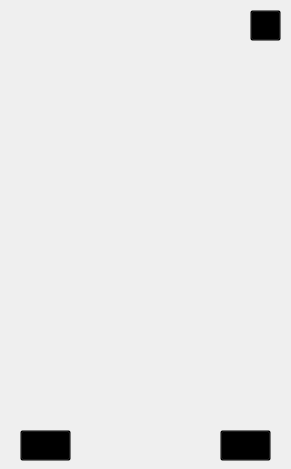
<?xml version="1.0" encoding="UTF-8"?>
<ui version="4.0">
 <class>radiografiaui</class>
 <widget class="QWidget" name="radiografiaui">
  <property name="geometry">
   <rect>
    <x>0</x>
    <y>0</y>
    <width>291</width>
    <height>469</height>
   </rect>
  </property>
  <property name="windowTitle">
   <string>Form</string>
  </property>
  <layout class="QVBoxLayout" name="verticalLayout">
   <property name="leftMargin">
    <number>0</number>
   </property>
   <property name="topMargin">
    <number>0</number>
   </property>
   <property name="rightMargin">
    <number>0</number>
   </property>
   <property name="bottomMargin">
    <number>0</number>
   </property>
   <item>
    <widget class="QWidget" name="fondo" native="true">
     <property name="styleSheet">
      <string notr="true">#fondo{
border-image:url(:/Niveles/Nivel5/fondoscanner.png)
}</string>
     </property>
     <widget class="QStackedWidget" name="cuerpo">
      <property name="geometry">
       <rect>
        <x>20</x>
        <y>30</y>
        <width>251</width>
        <height>411</height>
       </rect>
      </property>
      <property name="currentIndex">
       <number>1</number>
      </property>
      <widget class="QWidget" name="frente">
       <property name="styleSheet">
        <string notr="true">#frente{
border-image: url(:/Niveles/Nivel5/Frente.png)
}</string>
       </property>
       <widget class="QLabel" name="frente2">
        <property name="geometry">
         <rect>
          <x>80</x>
          <y>70</y>
          <width>31</width>
          <height>31</height>
         </rect>
        </property>
        <property name="text">
         <string/>
        </property>
       </widget>
       <widget class="QLabel" name="frente3">
        <property name="geometry">
         <rect>
          <x>50</x>
          <y>140</y>
          <width>31</width>
          <height>31</height>
         </rect>
        </property>
        <property name="text">
         <string/>
        </property>
       </widget>
       <widget class="QLabel" name="frente4">
        <property name="geometry">
         <rect>
          <x>80</x>
          <y>270</y>
          <width>31</width>
          <height>31</height>
         </rect>
        </property>
        <property name="text">
         <string/>
        </property>
       </widget>
       <widget class="QLabel" name="frente5">
        <property name="geometry">
         <rect>
          <x>110</x>
          <y>200</y>
          <width>31</width>
          <height>31</height>
         </rect>
        </property>
        <property name="text">
         <string/>
        </property>
       </widget>
       <widget class="QLabel" name="frente1">
        <property name="geometry">
         <rect>
          <x>110</x>
          <y>130</y>
          <width>31</width>
          <height>31</height>
         </rect>
        </property>
        <property name="text">
         <string/>
        </property>
       </widget>
      </widget>
      <widget class="QWidget" name="espalda">
       <property name="styleSheet">
        <string notr="true">#espalda{
border-image:url(:/Niveles/Nivel5/Espalda.png)}</string>
       </property>
       <widget class="QLabel" name="espalda2">
        <property name="geometry">
         <rect>
          <x>110</x>
          <y>70</y>
          <width>41</width>
          <height>41</height>
         </rect>
        </property>
        <property name="text">
         <string/>
        </property>
       </widget>
       <widget class="QLabel" name="espalda3">
        <property name="geometry">
         <rect>
          <x>60</x>
          <y>140</y>
          <width>31</width>
          <height>31</height>
         </rect>
        </property>
        <property name="text">
         <string/>
        </property>
       </widget>
       <widget class="QLabel" name="espalda4">
        <property name="geometry">
         <rect>
          <x>140</x>
          <y>310</y>
          <width>31</width>
          <height>31</height>
         </rect>
        </property>
        <property name="text">
         <string/>
        </property>
       </widget>
       <widget class="QLabel" name="espalda5">
        <property name="geometry">
         <rect>
          <x>110</x>
          <y>10</y>
          <width>41</width>
          <height>41</height>
         </rect>
        </property>
        <property name="text">
         <string/>
        </property>
       </widget>
       <widget class="QLabel" name="espalda1">
        <property name="geometry">
         <rect>
          <x>110</x>
          <y>230</y>
          <width>31</width>
          <height>31</height>
         </rect>
        </property>
        <property name="text">
         <string/>
        </property>
       </widget>
      </widget>
     </widget>
     <widget class="QPushButton" name="voltear1">
      <property name="geometry">
       <rect>
        <x>20</x>
        <y>430</y>
        <width>51</width>
        <height>31</height>
       </rect>
      </property>
      <property name="cursor">
       <cursorShape>PointingHandCursor</cursorShape>
      </property>
      <property name="styleSheet">
       <string notr="true">background: transparent;</string>
      </property>
      <property name="text">
       <string/>
      </property>
     </widget>
     <widget class="QPushButton" name="voltear2">
      <property name="geometry">
       <rect>
        <x>220</x>
        <y>430</y>
        <width>51</width>
        <height>31</height>
       </rect>
      </property>
      <property name="cursor">
       <cursorShape>PointingHandCursor</cursorShape>
      </property>
      <property name="styleSheet">
       <string notr="true">background:transparent;
</string>
      </property>
      <property name="text">
       <string/>
      </property>
     </widget>
     <widget class="QPushButton" name="botonsalir">
      <property name="geometry">
       <rect>
        <x>250</x>
        <y>10</y>
        <width>31</width>
        <height>31</height>
       </rect>
      </property>
      <property name="cursor">
       <cursorShape>PointingHandCursor</cursorShape>
      </property>
      <property name="styleSheet">
       <string notr="true">background:transparent;</string>
      </property>
      <property name="text">
       <string/>
      </property>
     </widget>
    </widget>
   </item>
  </layout>
 </widget>
 <resources/>
 <connections/>
</ui>
